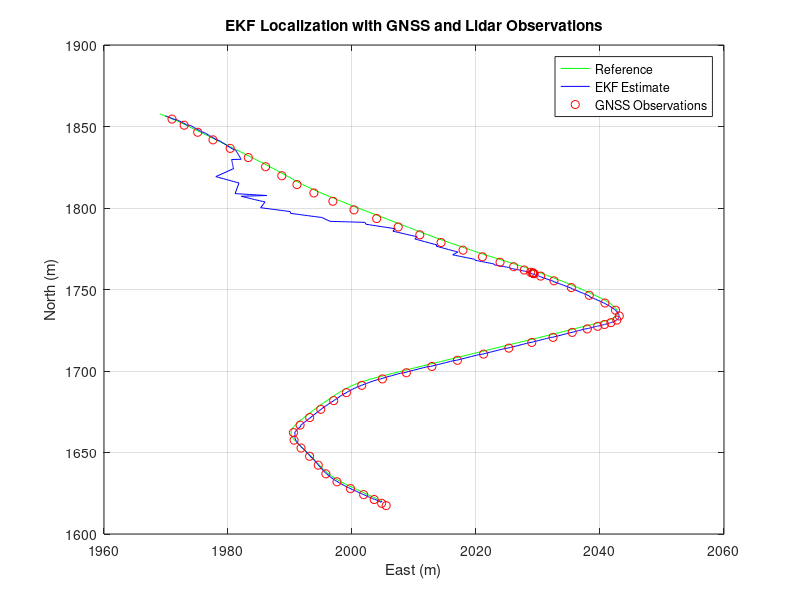

Reproduce this figure in MATLAB.
clear;
close all;

% Load data
load("data.mat");
display = false;

function F = compute_F_jacobian(x_t, dt)
    % Inputs:
    % x_t: Current state vector [x_t, y_t, theta_t, v_t, omega_t]
    % dt: Time step (delta t)

    % Extract state variables
    theta = x_t(3);
    v = x_t(4);

    % Initialize the Jacobian matrix F
    F = eye(5); % Identity matrix of size 5x5

    % Fill in the non-zero derivatives
    F(1, 3) = -v * dt * sin(theta); % d(x_next)/d(theta)
    F(1, 4) = dt * cos(theta);      % d(x_next)/d(v)

    F(2, 3) = v * dt * cos(theta);  % d(y_next)/d(theta)
    F(2, 4) = dt * sin(theta);      % d(y_next)/d(v)

    F(3, 5) = dt;                   % d(theta_next)/d(omega)
end


% 1 - Initialization
x = [ref(1).x; ref(1).y; ref(1).heading; v(1); omega(1)];       % Initial state
P = diag([0.5, 0.5, 0.1, 0.1, 0.1]);                            % Initial covariance
n = 5;                                                          % State dimension
x_map = [];
y_map = [];

% Noise matrices
Q = diag([0.2, 0.2, 0.01, 0.01, 0.01]);                         % Process noise
n_landmarks_0 = length(poles_obs(1).x);
R = blkdiag(diag([0.2, 0.2, 0.01]), kron(eye(n_landmarks_0), diag([0.1, 0.1])));


% Initialize Jacobian matrix
m = 3 + 2 * n_landmarks_0; % Observation dimension
C = zeros(m, 5);

% GNSS measurements (first 3 rows correspond to x, y, theta)
C(1:3, 1:3) = eye(3);

obs = zeros(n_landmarks_0, 2);
% NN data fusion algo
for i = 1:n_landmarks_0
    % Extract the poles position in vehicule frame
    x_lidar_map = x(1) + cos(x(3))*poles_obs(1).x(i) - sin(x(3))*poles_obs(1).y(i);
    y_lidar_map = x(2) + sin(x(3))*poles_obs(1).x(i) + cos(x(3))*poles_obs(1).y(i);

    % Compute the distance with all the map poles
    distances = sqrt((map(:, 1) - x_lidar_map).^2 + (map(:, 2) - y_lidar_map).^2);

    % Find the closest map index
    [~, idx] = min(distances);

    % Enregistrer l'association (indice détection, indice point carte)
    x_map(i) = map(i, 1);
    y_map(i) = map(i, 2);
end

% LiDAR measurements (one row per landmark, starting from the 4th row)
for i = 1:n_landmarks_0
    % Compute delta values for the current landmark
    delta_x = x_map(i) - x(1);
    delta_y = y_map(i) - x(2);

    % Fill jacobian values
    row_idx = 3 + (i - 1) * 2;
    C(row_idx, 1) = -cos(x(3));
    C(row_idx, 2) = -sin(x(3));
    C(row_idx, 3) = -sin(x(3)) * delta_x + cos(x(3)) * delta_y;

    C(row_idx + 1, 1) = sin(x(3));
    C(row_idx + 1, 2) = -cos(x(3));
    C(row_idx + 1, 3) = -cos(x(3)) * delta_x - sin(x(3)) * delta_y;
end


K = P * C' / (C * P * C' + R); % Initial kalman gain

% Time step
dt = mean(diff(t));

% Storage for EKF estimates
ekf_estimates = zeros(length(t), 3);         % Only store x, y, theta for visualization
ekf_estimates(1, :) = x(1:3)';


% 2 - Loop over time steps
for k = 2:length(t)
    n_landmarks = length(poles_obs(k).x);
    m = 3 + n_landmarks * 2; % Observation dimension

    % Réinitialisation des variables à chaque itération
    x_map = [];
    y_map = [];
    x_lidar_map = [];
    y_lidar_map = [];
    obs = zeros(n_landmarks, 2);

    % NN data fusion algo
    for i = 1:n_landmarks
        % Calculer la position des pôles dans le cadre véhicule (par rapport à la position du robot)
        x_lidar_map(i) = x(1) + cos(x(3)) * poles_obs(k).x(i) - sin(x(3)) * poles_obs(k).y(i);
        y_lidar_map(i) = x(2) + sin(x(3)) * poles_obs(k).x(i) + cos(x(3)) * poles_obs(k).y(i);
    end

    % Pour chaque point LiDAR, calculer la distance par rapport aux points de la carte
    for i = 1:n_landmarks
        % Calculer la distance entre le point LiDAR et tous les points de la carte
        distances = sqrt((map(:, 1) - x_lidar_map(i)).^2 + (map(:, 2) - y_lidar_map(i)).^2);

        % Trouver l'indice du pôle de la carte le plus proche
        [~, idx] = min(distances);

        % Sauvegarder l'association
        x_map(i) = map(idx, 1);  % coordonnées X de la carte associée
        y_map(i) = map(idx, 2);  % coordonnées Y de la carte associée
    end

    % Affichage sur la même figure
    if display && ~isempty(x_map)
        clf; % Effacer la figure précédente
        hold on; % Maintenir l'affichage précédent

        % Affichage des détections LiDAR
        plot(x_lidar_map, y_lidar_map, 'ro', 'DisplayName', 'LiDAR Detections');

        % Affichage de la position du robot
        plot(x(1), x(2), 'bo', 'DisplayName', 'Robot Position');

        % Affichage des pôles de la carte sélectionnés
        plot(x_map, y_map, 'go', 'DisplayName', 'Map Pole Position Selected');

        % Affichage de la référence
        plot([ref.x], [ref.y], 'v-', 'DisplayName', 'Reference');

        % Ajouter des légendes
        legend;
        title('Association LiDAR Detections with Map Points');
        xlabel('East (m)');
        ylabel('North (m)');
        grid on;

        % Mettre à jour la figure
        pause(0.1); % Ajuster la durée selon la vitesse désirée
    end



    % 2.1 - Get measures
    % Get measurements (LiDAR)
    z_lidar = [];
    y_pred_lidar = [];
    if ~isempty(poles_obs(k))
        fprintf("LiDAR measure \n");
        for idx = 1:n_landmarks
            z_lidar = [z_lidar; poles_obs(k).x(idx); poles_obs(k).y(idx)];
            x_lidar = cos(x(3))*(x_map(idx) - x(1)) + sin(x(3)) * (y_map(idx) - x(2));
            y_lidar = -sin(x(3))*(x_map(idx) - x(1)) + cos(x(3)) * (y_map(idx) - x(2));
            y_pred_lidar = [y_pred_lidar; poles_obs(k).x(idx); poles_obs(k).y(idx)];    % Avoid lidar OBS
        end
    end

    % Get measurements (GNSS)

    z_gnss = [x(1); x(2); x(3)];
    y_pred_GNSS = [x(1); x(2); x(3)];
    if ~isnan(gnss(k).x)
        fprintf("GNSS measure\n");
        z_gnss = [gnss(k).x; gnss(k).y; gnss(k).heading;];
    end

    % Create the observation vector
    z = [z_gnss; z_lidar];

    % 2.2 Estimation step

    y_pred = [y_pred_GNSS ; y_pred_lidar];

    % Observation jacobian computation
    C = zeros(m, 5);

    % GNSS measurements (first 3 rows correspond to x, y, theta)
    C(1:3, 1:3) = eye(3);

    % LiDAR measurements (one row per landmark, starting from the 4th row)
    for i = 1:n_landmarks
        % Compute delta values for the current landmark
        delta_x = x_map(i) - x(1);
        delta_y = y_map(i) - x(2);

        % Fill jacobian values
        row_idx = 3 + (i - 1) * 2;
        C(row_idx, 1) = -cos(x(3));
        C(row_idx, 2) = -sin(x(3));
        C(row_idx, 3) = -sin(x(3)) * delta_x + cos(x(3)) * delta_y;

        C(row_idx + 1, 1) = sin(x(3));
        C(row_idx + 1, 2) = -cos(x(3));
        C(row_idx + 1, 3) = -cos(x(3)) * delta_x - sin(x(3)) * delta_y;
    end

    R = blkdiag(diag([0.2, 0.2, 0.01]), kron(eye(n_landmarks), diag([0.1, 0.1])));

    % Predict K
    K = P * C' * pinv(C * P * C' + R);
    innovation = z - y_pred;
    x = x + K * innovation;

    P = (eye(n) - K*C) * P * (eye(n) - K*C)' + K * R * K';
    % 2.3 Save EKF estimate for visualization
    ekf_estimates(k, :) = x(1:3)';

    % 2.4 Prediction step
    A = compute_F_jacobian(x, dt);

    % Predict state
    x = [
        x(1) + x(4) * dt * cos(x(3));
        x(2) + x(4) * dt * sin(x(3));
        x(3) + x(5) * dt;
        v(k);
        omega(k);
    ];

    % Predict covariance
    P = A * P * A' + Q;

end

% Plot results
figure;
plot([ref.x], [ref.y], 'g-', 'DisplayName', 'Reference');
hold on;
plot(ekf_estimates(:, 1), ekf_estimates(:, 2), 'b-', 'DisplayName', 'EKF Estimate');
plot([gnss.x], [gnss.y], 'ro', 'DisplayName', 'GNSS Observations');
legend;
title('EKF Localization with GNSS and Lidar Observations');
xlabel('East (m)');
ylabel('North (m)');
grid on;

